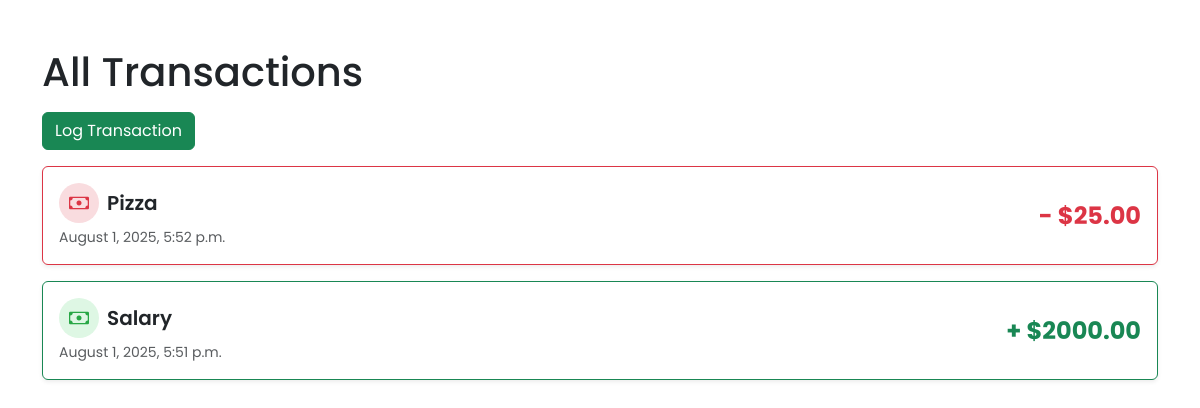
The app's page /app/transactions/all/ (signed in), older data.
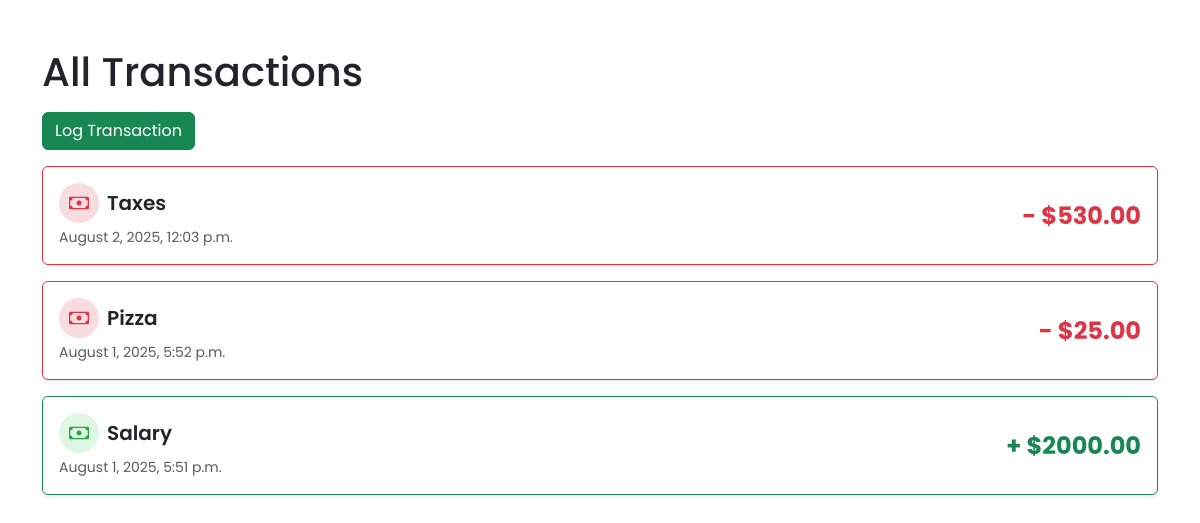
The same page, newer data.
### core/models.py (models this page shows, shortened)
class Transaction(models.Model):
    user = models.ForeignKey(User, on_delete=models.CASCADE, null=True)
    TRANSACTION_TYPES = [
        ('income', 'Income'),
        ('expense', 'Expense'),
        ('saving', 'Saving')
    ]
    type = models.CharField(
        max_length=7,
        choices=TRANSACTION_TYPES,
        default='income'
    )
    value = models.DecimalField(
        max_digits=10,
        decimal_places=2,
        null=True,
        blank=True,
        verbose_name='value'
    )
    date = models.DateField(null=True, blank=True, auto_now_add=True)
    date_time = models.DateTimeField(null=True, blank=True, auto_now_add=True)
    title = models.CharField(null=True, blank=True, max_length=50)
    description = models.TextField(null=True, blank=True, max_length=300)

### core/views.py (the view)
# urls.py: path('app/transactions/all/', views.transactions_view, name='transactions'),
@login_required
def transactions_view(request):
    user = request.user
    context = {
        'transactions': models.Transaction.objects.filter(user=user).order_by('-date_time')
    }
    return render(request, 'app/transactions.html', context)

### core/templates/app/transactions.html (shortened to what this page needs)
{% load widget_tweaks %}
{% load static %}
<!DOCTYPE html>
<html lang="en">
<head>
    <link
        href="https://cdn.jsdelivr.net/npm/bootstrap@5.3.2/dist/css/bootstrap.min.css"
        rel="stylesheet"
    />
    <link rel="stylesheet" href="https://cdn.jsdelivr.net/npm/bootstrap-icons@1.13.1/font/bootstrap-icons.min.css">
    <link rel="stylesheet" href="{% static 'styles/fonts.css' %}">
    <link rel="stylesheet" href="{% static 'styles/dashboard.css' %}">
</head>
<body>
    <div class="container">
        <h1 class="mb-3 mt-5">All Transactions</h1>
        <a href="{% url 'log_transaction' %}" class="btn btn-success mb-3">Log Transaction</a>
        <div class="row row-cols-1 g-3">
            {% for transaction in transactions %}
                <div class="col">
                    <div
                        class="card p-3 user-select-none h-100
                        {% if transaction.type == "expense" %}border-danger
                        {% elif transaction.type == "income" %}border-success
                        {% elif transaction.type == "saving" %}border-info
                        {% endif %} shadow-sm"
                    >
                        <div class="d-flex justify-content-between align-items-center">
                            <div>
                                <div class="d-flex gap-2 align-items-center">
                                    {% if transaction.type == 'income' %}
                                        <div class="tb-badge badge-green">
                                            <i class="bi bi-cash"></i>
                                        </div>
                                    {% elif transaction.type == 'expense' %}
                                        <div class="tb-badge badge-red">
                                            <i class="bi bi-cash"></i>
                                        </div>
                                    {% else %}
                                        <div class="tb-badge badge-blue">
                                            <i class="bi bi-piggy-bank"></i>
                                        </div>
                                    {% endif %}
                                    <h5 class="fw-semibold mb-0">{{ transaction.title }}</h5>
                                </div>
                                <small class="text-muted d-block mt-1">
                                    {{ transaction.date_time|date:"F j, Y, P" }}
                                </small>
                            </div>
                            <p
                                class="fs-4 fw-bold mb-0
                                {% if transaction.type == "expense" %}text-danger
                                {% elif transaction.type == "income" %}text-success
                                {% elif transaction.type == "saving" %}text-info
                                {% endif %}"
                            >
                                {% if transaction.type == "income" %}+{% endif %}
                                {% if transaction.type == "expense" %}- {% endif %}${{ transaction.value|floatformat:2 }}
                            </p>
                        </div>
                    </div>
                </div>
            {% endfor %}
        </div>
    </div>
</body>
</html>

Row changes from the older to the newer data that the page shows:
added Transaction: type "expense" (drawn)
